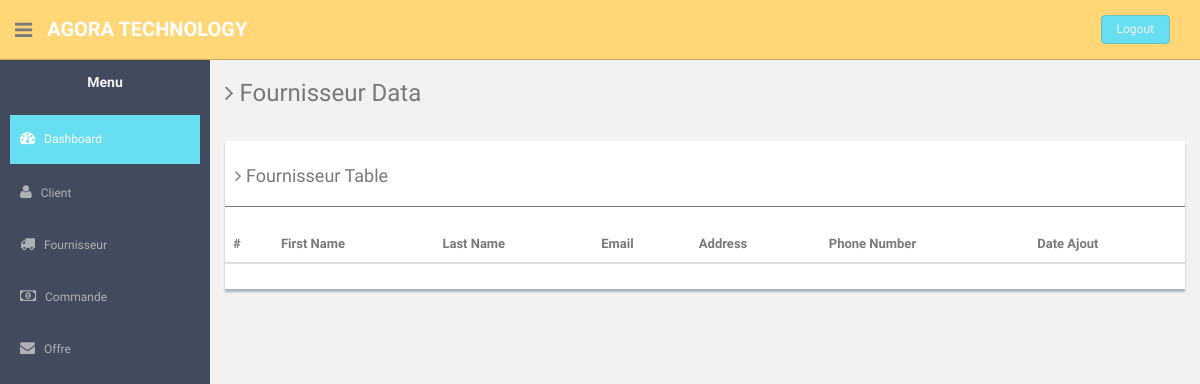
The page /app/fournisseur/ (signed in) on the database as committed earlier.
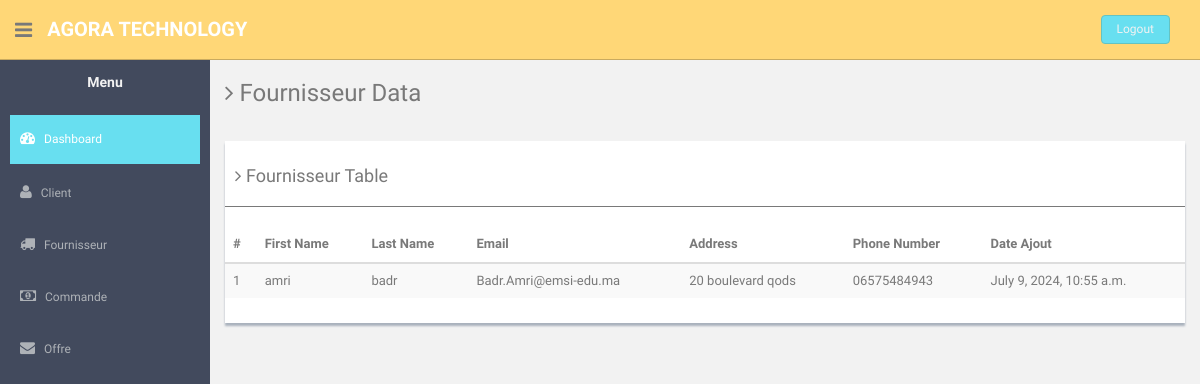
The same page on the database as committed later.
### GcomApp/models.py (models this page shows, shortened)
class Fournisseur(models.Model):
    nom = models.CharField(max_length=100)
    prenom = models.CharField(max_length=100, null=True, blank=True)
    email = models.EmailField()
    adresse = models.CharField(max_length=200, null=True, blank=True)
    numero_telephone = models.CharField(max_length=15, null=True, blank=True)
    date_ajout = models.DateTimeField(default=timezone.now)
    commande = models.ManyToManyField(Command)  # ManyToManyField for multiple commandes

### GcomApp/views.py (the view)
# urls.py: path('fournisseur/', views.fournisseur_list, name='fournisseur_list'),
@login_required
def fournisseur_list(request):
    fournisseurs = Fournisseur.objects.all()
    return render(request, 'fournisseur.html', {'fournisseurs': fournisseurs})

### GcomApp/templates/fournisseur.html (shortened to what this page needs)
<!DOCTYPE html>
<html lang="en">
<head>
    {% load static %}
    <link href="{% static 'assets/css/bootstrap.css' %}" rel="stylesheet">
    <link href="{% static 'assets/font-awesome/css/font-awesome.css' %}" rel="stylesheet" />
    <link rel="stylesheet" type="text/css" href="{% static 'assets/css/zabuto_calendar.css' %}">
    <link rel="stylesheet" type="text/css" href="{% static 'assets/js/gritter/css/jquery.gritter.css' %}" />
    <link rel="stylesheet" type="text/css" href="{% static 'assets/lineicons/style.css' %}">
    <link href="{% static 'assets/css/style.css' %}" rel="stylesheet">
    <link href="{% static 'assets/css/style-responsive.css' %}" rel="stylesheet">
</head>
<body>
    <section id="container">
        <header class="header black-bg">
            <div class="sidebar-toggle-box">
                <div class="fa fa-bars tooltips" data-placement="right" data-original-title="Toggle Navigation"></div>
            </div>
            <a href="index.html" class="logo"><b>Agora Technology</b></a>
            <div class="top-menu">
                <ul class="nav pull-right top-menu">
                    <li><a class="logout" href="{% url 'logout' %}">Logout</a></li>
                </ul>
            </div>
        </header>
        <aside>
            <div id="sidebar" class="nav-collapse ">
                    <ul class="sidebar-menu" id="nav-accordion">
                        <h5 class="centered">Menu</h5>
                        <li class="mt">
                            <a class="active" href="{% url 'index' %}">
                                <i class="fa fa-dashboard"></i>
                                <span>Dashboard</span>
                            </a>
                        <li class="sub-menu">
                            <a href="javascript:;">
                                <i class="fa fa-user"></i>
                                <span>Client</span>
                            </a>
                        </li>
                        <li class="sub-menu">
                            <a href="javascript:;">
                                <i class="fa fa-truck"></i>
                                <span>Fournisseur</span>
                            </a>
                        </li>
                        <li class="sub-menu">
                            <a href="javascript:;">
                                <i class="fa fa-money"></i>
                                <span>Commande</span>
                            </a>
                        </li>
                        <li class="sub-menu">
                            <a href="javascript:;">
                                <i class="fa fa-envelope"></i>
                                <span>Offre</span>
                            </a>
                        </li>
                    </ul>
            </div>
        </aside>
        <section id="main-content">
            <section class="wrapper">
                <h3><i class="fa fa-angle-right"></i> Fournisseur Data</h3>
                <div class="row">
                    <div class="col-md-12 mt">
                        <div class="content-panel">
                            <table class="table table-striped">
                                <h4><i class="fa fa-angle-right"></i> Fournisseur Table</h4>
                                <hr>
                                <thead>
                                    <tr>
                                        <th>#</th>
                                        <th>First Name</th>
                                        <th>Last Name</th>
                                        <th>Email</th>
                                        <th>Address</th>
                                        <th>Phone Number</th>
                                        <th>Date Ajout</th>
                                    </tr>
                                </thead>
                                <tbody>
                                    {% for fournisseur in fournisseurs %}
                                    <tr>
                                        <td>{{ forloop.counter }}</td>
                                        <td>{{ fournisseur.nom }}</td>
                                        <td>{{ fournisseur.prenom }}</td>
                                        <td>{{ fournisseur.email }}</td>
                                        <td>{{ fournisseur.adresse }}</td>
                                        <td>{{ fournisseur.numero_telephone }}</td>
                                        <td>{{ fournisseur.date_ajout }}</td>
                                    </tr>
                                    {% endfor %}
                                </tbody>
                            </table>
                        </div>
                    </div>
                </div>
            </section>
        </section>
    </section>
</body>
</html>

### GcomApp/static/assets/css/style.css (style rules this page uses)
body { color: #797979; background: #f2f2f2; font-family: 'Ruda', sans-serif; padding: 0px !important; margin: 0px !important; font-size:13px; }
ul li { list-style: none; }
a, a:hover, a:focus { text-decoration: none; outline: none; }
#container { width: 100%; height: 100%; }
hr { margin-top: 20px; margin-bottom: 20px; border: 0; border-top: 1px solid #797979; }
.centered { text-align: center; }
.mt { margin-top: 25px; }
ul.top-menu > li > .logout { color: #f2f2f2; font-size: 12px; border-radius: 4px; -webkit-border-radius: 4px; border: 1px solid #64c3c2 !important; padding: 5px 15px; margin-right: 15px; background: #68dff0; margin-top: 15px; }
#sidebar { width: 210px; height: 100%; position: fixed; background: #424a5d; }
#sidebar h5 { color: #f2f2f2; font-weight: 700; }
#sidebar ul li { position: relative; }
ul.sidebar-menu , ul.sidebar-menu li ul.sub { margin: -2px 0 0; padding: 0; }
ul.sidebar-menu { margin-top: 75px; }
ul.sidebar-menu li { margin-bottom: 5px; margin-left:10px; margin-right:10px; }
ul.sidebar-menu li.sub-menu { line-height: 15px; }
ul.sidebar-menu li a span { display: inline-block; }
ul.sidebar-menu li a { color: #aeb2b7; text-decoration: none; display: block; padding: 15px 0 15px 10px; font-size: 12px; outline: none; -webkit-transition: all 0.3s ease; -moz-transition: all 0.3s ease; -o-transition: all 0.3s ease; -ms-transition: all 0.3s ease; transition: all 0.3s ease; }
ul.sidebar-menu li a.active, ul.sidebar-menu li a:hover, ul.sidebar-menu li a:focus { background: #68dff0; color: #fff; display: block; -webkit-transition: all 0.3s ease; -moz-transition: all 0.3s ease; -o-transition: all 0.3s ease; -ms-transition: all 0.3s ease; transition: all 0.3s ease; }
ul.sidebar-menu li a i { font-size: 15px; padding-right: 6px; }
ul.sidebar-menu li a.active i { color: #fff; }
#main-content { margin-left: 210px; }
.header, .footer { min-height: 60px; padding: 0 15px; }
.header { position: fixed; left: 0; right: 0; z-index: 1002; }
.black-bg { background: #ffd777; border-bottom: 1px solid #c9aa5f; }
.wrapper { display: inline-block; margin-top: 60px; padding-left: 15px; padding-right: 15px; padding-bottom: 15px; padding-top: 0px; width: 100%; }
a.logo { font-size: 20px; color: #ffffff; float: left; margin-top: 15px; text-transform: uppercase; }
a.logo b { font-weight: 900; }
#top_menu .nav > li, ul.top-menu > li { float: left; }
ul.top-menu > li > a { color: #666666; font-size: 16px; border-radius: 4px; -webkit-border-radius: 4px; border:1px solid #666666 !important; padding: 2px 6px; margin-right: 15px; }
.sidebar-toggle-box { float: left; padding-right: 15px; margin-top: 20px; }
.sidebar-toggle-box .fa-bars { cursor: pointer; display: inline-block; font-size: 20px; }
.content-panel { background: #ffffff; box-shadow: 0px 3px 2px #aab2bd; padding-top: 15px; padding-bottom: 5px; }
.content-panel h4 { margin-left: 10px; }

Rows that differ between the two databases and show on the page:
added Fournisseur: nom "amri", prenom "badr", email "Badr.Amri@emsi-edu.ma", adresse "20 boulevard qods", numero_telephone "06575484943", date_ajout "July 9, 2024, 10:55 a.m."
